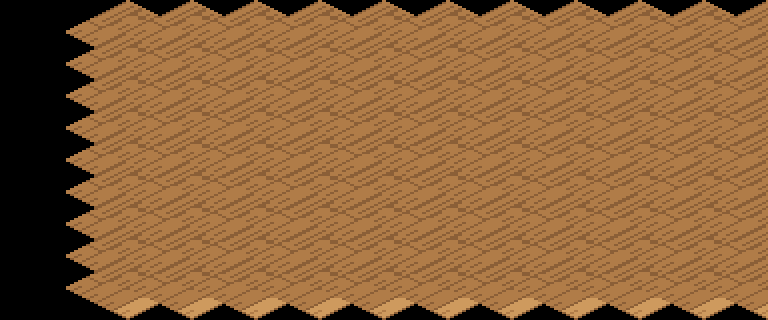

This game map was drawn from its Tiled (.tmx) file and the tilesets committed beside it. A one-line description and the full map source follow:
An orthogonal 12x10 tile map with 64x32 px tiles, 1 tile layer (suelo).

<map version="1.10" orientation="orthogonal" renderorder="right-down" width="12" height="10" tilewidth="64" tileheight="32" infinite="0" nextlayerid="2" nextobjectid="1">
 <tileset firstgid="1" name="terreno_mundo" tilewidth="128" tileheight="64" tile_count="203" columns="8">
  <image source="../textures/../textures/terreno_mundo.png" width="1024" height="1664" />
 </tileset>
 <layer id="1" name="suelo" width="12" height="10">
  <data encoding="csv">
0,0,0,0,0,0,0,0,0,0,0,0,
0,157,157,157,157,157,157,157,157,157,157,157,
0,157,157,157,157,157,157,157,157,157,157,157,
0,157,157,157,157,157,157,157,157,157,157,157,
0,157,157,157,157,157,157,157,157,157,157,157,
0,157,157,157,157,157,157,157,157,157,157,157,
0,157,157,157,157,157,157,157,157,157,157,157,
0,157,157,157,157,157,157,157,157,157,157,157,
0,157,157,157,157,157,157,157,157,157,157,157,
0,157,157,157,157,157,157,157,157,157,157,157
</data>
 </layer>
</map>
